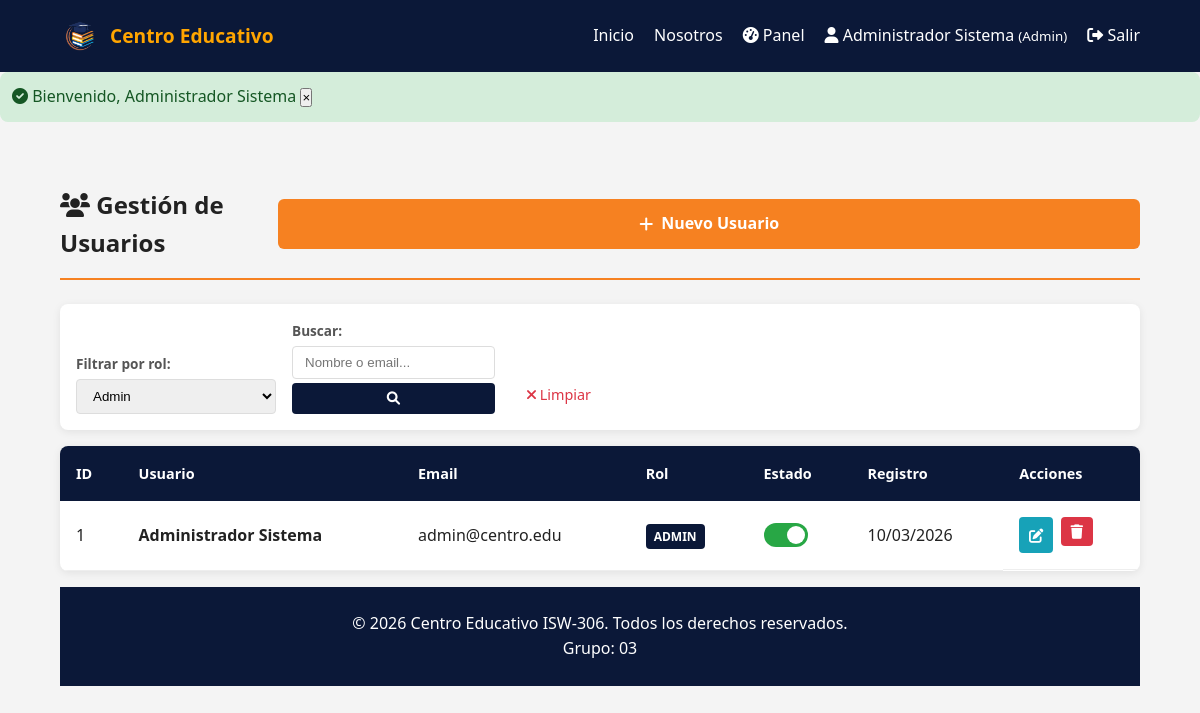
The app's page /?page=admin/users&role=admin (signed in) with its own data.
### tables this page shows
CREATE TABLE usuarios (
    id INT AUTO_INCREMENT PRIMARY KEY,
    nombre_completo VARCHAR(100) NOT NULL,
    email VARCHAR(100) NOT NULL UNIQUE,
    password_hash VARCHAR(255) NOT NULL,
    rol_id INT NOT NULL,
    telefono VARCHAR(20),
    fecha_nacimiento DATE,
    activo BOOLEAN DEFAULT TRUE,
    last_login TIMESTAMP NULL,
    created_at TIMESTAMP DEFAULT CURRENT_TIMESTAMP,
    updated_at TIMESTAMP DEFAULT CURRENT_TIMESTAMP ON UPDATE CURRENT_TIMESTAMP,
    
    FOREIGN KEY (rol_id) REFERENCES roles(id) ON DELETE RESTRICT,
    INDEX idx_email (email),
    INDEX idx_rol (rol_id),
    INDEX idx_activo (activo)
);

CREATE TABLE roles (
    id INT AUTO_INCREMENT PRIMARY KEY,
    nombre ENUM('admin', 'docente', 'estudiante', 'padre') NOT NULL UNIQUE,
    descripcion VARCHAR(255),
    permisos JSON COMMENT 'Array de permisos en formato JSON',
    created_at TIMESTAMP DEFAULT CURRENT_TIMESTAMP,
    updated_at TIMESTAMP DEFAULT CURRENT_TIMESTAMP ON UPDATE CURRENT_TIMESTAMP
);

### controllers/UserController.php (called while the page is built, shortened)
<?php
require_once BASE_PATH . '/models/User.php';
class UserController extends Controller
{
    private User $user;
    public function __construct()
    {
        $this->user = new User();
    }
    public function index(): void
    {
        $role = $_GET['role'] ?? null;
        $search = $_GET['search'] ?? null;
        $page = max(1, (int)($_GET['page'] ?? 1));
        $perPage = 10;
        if ($role && $role !== 'all') {
            $users = $this->user->getByRole($role);
        } elseif ($search) {
            $users = $this->user->search($search);
        } else {
            $users = $this->user->findAll('nombre_completo', 'ASC');
        }
        $users = array_slice($users, ($page - 1) * $perPage, $perPage);
        $roles = $this->getRolesList();
        $this->view('admin/users/index');
    }
    private function getRolesList(): array
    {
        $db = $this->user->getConnection();
        $stmt = $db->query("SELECT id, nombre, descripcion FROM roles ORDER BY nombre");
        return $stmt->fetchAll();
    }
}

### models/Model.php (called while the page is built, shortened)
<?php
require_once __DIR__ . '/../config/database.php';
abstract class Model {
    protected $db;
    public function __construct() {
        $this->db = Database::getInstance()->getConnection();
    }
    public function getConnection(): PDO {
        return $this->db;
    }
}

### config/database.php (called while the page is built, shortened)
<?php
class Database {
    private static $instance = null;
    private $connection;
    private function __construct() {
        $dsn = "mysql:host=" . DB_HOST . ";port=" . DB_PORT . ";dbname=" . DB_DATABASE . ";charset=utf8mb4";
        $options = [
            PDO::ATTR_ERRMODE            => PDO::ERRMODE_EXCEPTION,
            PDO::ATTR_DEFAULT_FETCH_MODE => PDO::FETCH_ASSOC,
            PDO::ATTR_EMULATE_PREPARES   => false,
            PDO::MYSQL_ATTR_INIT_COMMAND => "SET NAMES utf8mb4"
        ];
        try {
            $this->connection = new PDO($dsn, DB_USERNAME, DB_PASSWORD, $options);
        } catch (PDOException $e) {
            if (APP_ENV === 'development') {
                throw new Exception("Error de conexión: " . $e->getMessage());
            } else {
                error_log("DB Connection Error: " . $e->getMessage());
                throw new Exception("Error interno del servidor");
            }
        }
    }
    public static function getInstance() {
        if (self::$instance === null) {
            self::$instance = new self();
        }
        return self::$instance;
    }
    public function getConnection() {
        return $this->connection;
    }
}

### models/User.php (called while the page is built, shortened)
<?php
require_once __DIR__ . '/Model.php';
class User extends Model
{
    protected $table = 'usuarios';
    public function getByRole(string $roleName, bool $onlyActive = true): array
    {
        $sql = "
            SELECT
                u.id,
                u.nombre_completo,
                u.email,
                u.activo,
                u.created_at,
                r.nombre as rol_nombre
            FROM {$this->table} u
            INNER JOIN roles r ON u.rol_id = r.id
            WHERE r.nombre = ?
        ";
        if ($onlyActive) {
            $sql .= " AND u.activo = 1";
        }
        $sql .= " ORDER BY u.nombre_completo ASC";
        $stmt = $this->db->prepare($sql);
        $stmt->execute([$roleName]);
        return $stmt->fetchAll(PDO::FETCH_ASSOC);
    }
}

### views/admin/users/index.php (the view, shortened to what this page needs)
<section class="user-management">
    <div class="page-header">
        <h1><i class="fas fa-users"></i> <?= htmlspecialchars($title) ?></h1>
        <a href="<?= APP_URL ?>/?page=admin/users&action=create" class="btn btn-primary">
            <i class="fas fa-plus"></i> Nuevo Usuario
        </a>
    </div>
    <div class="filters-bar">
        <form method="GET" action="<?= APP_URL ?>/index.php" class="filters-form">
            <div class="filter-group">
                <label for="role">Filtrar por rol:</label>
                <select name="role" id="role" onchange="this.form.submit()">
                    <?php foreach ($roles as $rol): ?>
                        <option value="<?= htmlspecialchars($rol['nombre']) ?>"
                            <?= ($role ?? '') === $rol['nombre'] ? 'selected' : '' ?>>
                            <?= htmlspecialchars(ucfirst($rol['nombre'])) ?>
                        </option>
                    <?php endforeach; ?>
                </select>
            </div>
            <div class="filter-group">
                <label for="search">Buscar:</label>
                <input type="text" name="search" id="search"
                    value="<?= htmlspecialchars($search ?? '') ?>"
                    placeholder="Nombre o email...">
                <button type="submit" class="btn-search">
                    <i class="fas fa-search"></i>
                </button>
            </div>
            <?php if ($role || $search): ?>
                <a href="<?= APP_URL ?>/?page=admin/users" class="btn-clear">
                    <i class="fas fa-times"></i> Limpiar
                </a>
            <?php endif; ?>
        </form>
    </div>
    <div class="table-container">
        <?php if (!empty($users)): ?>
            <table class="data-table">
                <thead>
                    <tr>
                        <th>ID</th>
                        <th>Usuario</th>
                        <th>Email</th>
                        <th>Rol</th>
                        <th>Estado</th>
                        <th>Registro</th>
                        <th>Acciones</th>
                    </tr>
                </thead>
                <tbody>
                    <?php foreach ($users as $user): ?>
                        <tr class="<?= !$user['activo'] ? 'row-inactive' : '' ?>">
                            <td><?= $user['id'] ?></td>
                            <td>
                                <strong><?= htmlspecialchars($user['nombre_completo']) ?></strong>
                            </td>
                            <td><?= htmlspecialchars($user['email']) ?></td>
                            <td>
                                <span class="badge badge-<?= htmlspecialchars($user['rol_nombre'] ?? 'estudiante') ?>">
                                    <?= htmlspecialchars(ucfirst($user['rol_nombre'] ?? 'estudiante')) ?>
                                </span>
                            </td>
                            <td>
                                <label class="toggle-switch">
                                    <span class="toggle-slider"></span>
                                </label>
                            </td>
                            <td><?= date('d/m/Y', strtotime($user['created_at'])) ?></td>
                            <td class="actions">
                                <a href="<?= APP_URL ?>/?page=admin/users&action=edit&id=<?= $user['id'] ?>"
                                    class="btn-action btn-edit" title="Editar">
                                    <i class="fas fa-edit"></i>
                                </a>
                                <form method="POST" action="<?= APP_URL ?>/?page=admin/users&action=delete&id=<?= $user['id'] ?>"
                                    class="inline-form"
                                    onsubmit="return confirm('¿Estás seguro de desactivar este usuario?');">
                                    <button type="submit" class="btn-action btn-delete" title="Desactivar">
                                        <i class="fas fa-trash"></i>
                                    </button>
                                </form>
                            </td>
                        </tr>
                    <?php endforeach; ?>
                </tbody>
            </table>
        <?php endif; ?>
    </div>
</section>

### views/layouts/header.php (shortened to what this page needs)
<?php
$ruta_base = rtrim(APP_URL, '/');
$user = null;
if (session_status() === PHP_SESSION_ACTIVE && isset($_SESSION['user_id'])) {
    $user = [
        'nombre' => $_SESSION['nombre'] ?? 'Usuario',
        'rol' => $_SESSION['rol'] ?? 'estudiante'
    ];
}
?>
<!DOCTYPE html>
<html lang="es">
<head>
    <link rel="stylesheet" href="<?php echo $ruta_base; ?>/assets/css/styles.css">
    <link rel="stylesheet" href="https://cdnjs.cloudflare.com/ajax/libs/font-awesome/6.0.0/css/all.min.css">
</head>
<body>
    <header>
        <div class="container">
            <nav>
                <div class="logo">
                    <a href="<?php echo $ruta_base; ?>/?page=home" class="logo-link">
                        <img src="<?php echo $ruta_base; ?>/assets/img/logo.png" alt="Logo" class="logo-img" onerror="this.style.display='none'">
                        <span class="logo-nombre">Centro Educativo</span>
                    </a>
                </div>
                <ul class="nav-links">
                    <li><a href="<?php echo $ruta_base; ?>/?page=home">Inicio</a></li>
                    <li><a href="<?php echo $ruta_base; ?>/?page=nosotros">Nosotros</a></li>
                    <?php if ($user): ?>
                        <li>
                            <a href="<?php echo $ruta_base; ?>/?page=<?php echo htmlspecialchars($user['rol']); ?>/dashboard">
                                <i class="fas fa-tachometer-alt"></i> Panel
                            </a>
                        </li>
                        <li>
                            <span class="user-welcome">
                                <i class="fas fa-user"></i>
                                <?php echo htmlspecialchars($user['nombre']); ?>
                                <small>(<?php echo htmlspecialchars(ucfirst($user['rol'])); ?>)</small>
                            </span>
                        </li>
                        <li>
                            <a href="<?php echo $ruta_base; ?>/?page=auth/logout" class="btn-logout">
                                <i class="fas fa-sign-out-alt"></i> Salir
                            </a>
                        </li>
                    <?php else: ?>
                        <li><a href="<?php echo $ruta_base; ?>/?page=login" class="btn-login">Ingresar</a></li>
                    <?php endif; ?>
                </ul>
            </nav>
        </div>
    </header>
    <?php if (session_status() === PHP_SESSION_ACTIVE): ?>
        <?php if (isset($_SESSION['success']) && !empty($_SESSION['success'])): ?>
            <div class="alert alert-success">
                <i class="fas fa-check-circle"></i>
                <?php echo htmlspecialchars($_SESSION['success']); ?>
                <button type="button" onclick="this.parentElement.remove()">×</button>
            </div>
        <?php endif; ?>
    <?php endif; ?>
    <main class="container">

### records on screen
usuarios: nombre_completo "Administrador Sistema", rol.nombre "Admin", id "1", email "admin@centro.edu", rol.nombre "ADMIN", created_at "10/03/2026"

### other values on screen
$_SESSION['success'] "Bienvenido, Administrador Sistema"
$title "Gestión de Usuarios"
form field role "Admin"
